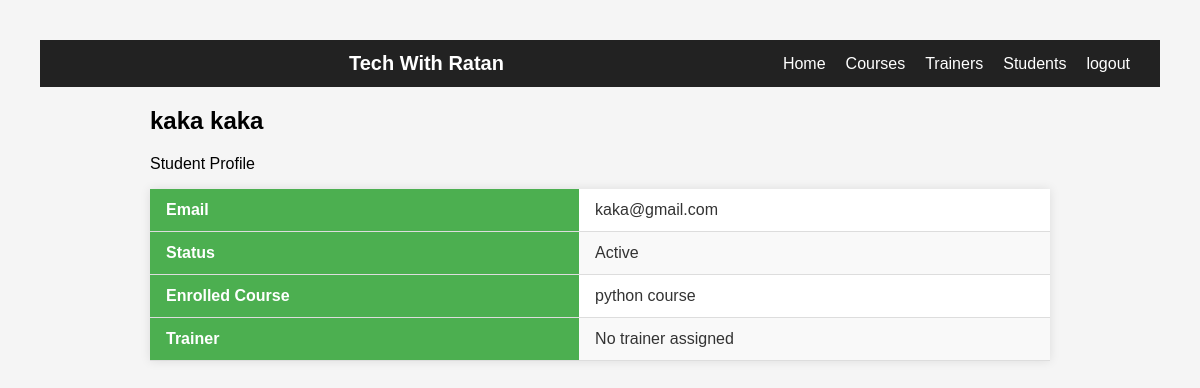
Screenshot of /academy/student/2/ (signed in) with the database file from the repository.
### academy/models.py (models this page shows, shortened)
class Student(models.Model):
    first_name=models.CharField(max_length=100)
    last_name=models.CharField(max_length=100)
    email=models.EmailField()
    is_active=models.BooleanField(default=False)
    enrolled_course=models.ForeignKey(Course,on_delete=models.SET_NULL,blank=True,null=True)
    trainer=models.ForeignKey(Trainer,on_delete=models.SET_NULL,blank=True,null=True)
    def full_name(self):
        return f"{self.first_name} {self.last_name}"

class Course(models.Model):
    course_name = models.CharField(max_length=200)
    description = models.TextField()
    duration = models.IntegerField(help_text="Duration in weeks")
    course_image=models.ImageField(upload_to='images/course_image/')

### academy/views.py (the view)
# urls.py: path('student/<int:id>/', student, name='student'),
@login_required
@permission_required('academy.view_student', raise_exception=True)
def student(request, id):
    student_obj = get_object_or_404(Student, id=id)
    if request.user.groups.filter(name='Student').exists():
        return redirect('get_students')
    return render(request, 'academy/student_info.html', {'student': student_obj})

### templates/academy/student_info.html (shortened to what this page needs)
<!DOCTYPE html>
{% load static %}
<html lang="en">
<head>
    <link rel="stylesheet" href="{% static 'css/style.css'%}">
    <link rel="stylesheet" href="https://cdnjs.cloudflare.com/ajax/libs/font-awesome/4.7.0/css/font-awesome.min.css">
</head>
<body>
  <nav class="navbar">
    <div class="nav-logo">Tech With Ratan</div>
    <ul class="nav-links">
        <li><a href="{% url 'home' %}">Home</a></li>
        <li><a href="{% url 'get_courses' %}">Courses</a></li>
        <li><a href="{% url 'get_trainers' %}">Trainers</a></li>
        <li><a href="{% url 'get_students' %}">Students</a></li>
        {% if user.is_authenticated   %}
        <li><a href="{%url 'logout'%}">logout</a></li>
        {%else%}
        <li><a href="{% url 'login' %}">Login</a></li>
        <li><a href="{% url 'register' %}">Register</a></li>
        {%endif%}
    </ul>
</nav>
<div class="container py-5">
    <div class="card shadow-lg p-4">
        <div class="row">
            <div class="col-md-9">
                <h2>{{ student.full_name }}</h2>
                <p class="text-muted mb-3">Student Profile</p>
                <table class="table table-bordered">
                    <tr>
                        <th>Email</th>
                        <td>{{ student.email }}</td>
                    </tr>
                    <tr>
                        <th>Status</th>
                        <td>
                            {% if student.is_active %}
                                <span class="badge bg-success">Active</span>
                            {% else %}
                                <span class="badge bg-secondary">Inactive</span>
                            {% endif %}
                        </td>
                    </tr>
                    <tr>
                        <th>Enrolled Course</th>
                        <td>
                            {% if student.enrolled_course %}
                                {{ student.enrolled_course.course_name }}
                            {% else %}
                                <span class="text-muted">Not enrolled</span>
                            {% endif %}
                        </td>
                    </tr>
                    <tr>
                        <th>Trainer</th>
                        <td>
                            {% if student.trainer %}
                                {{ student.trainer.full_name }}
                            {% else %}
                                <span class="text-muted">No trainer assigned</span>
                            {% endif %}
                        </td>
                    </tr>
                </table>
            </div>
        </div>
    </div>
</body>
</html>

### training_portal/static/css/style.css (style rules this page uses)
body { font-family: Arial, sans-serif; background-color: #f5f5f5; margin: 0; padding: 40px; }
div { max-width: 900px; margin: 0 auto; }
table { width: 100%; border-collapse: collapse; background: white; box-shadow: 0 0 10px rgba(0,0,0,0.1); }
th, td { padding: 12px 16px; border-bottom: 1px solid #ddd; text-align: left; }
th { background-color: #4CAF50; color: white; text-transform: capitalize; }
tr:nth-child(even) { background-color: #f9f9f9; }
td { color: #333; }
.navbar { display: flex; justify-content: space-between; align-items: center; padding: 12px 30px; background: #222; }
.nav-logo { color: white; font-size: 20px; font-weight: bold; }
.nav-links { list-style: none; display: flex; gap: 20px; margin: 0; padding: 0; }
.nav-links a { text-decoration: none; color: white; font-size: 16px; }

### rows the page displays
Student: full_name "kaka kaka", email "kaka@gmail.com", enrolled_course.course_name "python course"
